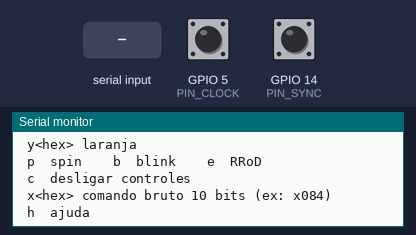
Bench run of a sketch on a simulated ESP8266 (NodeMCU). On the bench: the last lines printed to the serial monitor. The inputs (shaded band) are chosen by the test bench; at power-on: GPIO 14 (PIN_SYNC) HIGH, GPIO 5 (PIN_CLOCK) HIGH.

Above: at 3.4 s.
3.5 s: GPIO 14 (PIN_SYNC) pulled LOW for 0.15 s
At 4.8 s:
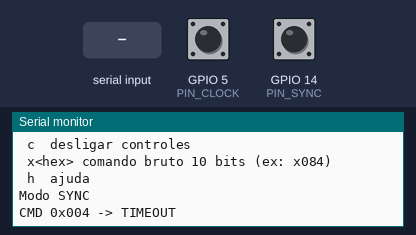
5.1 s: "y\n" received over Serial
At 5.6 s:
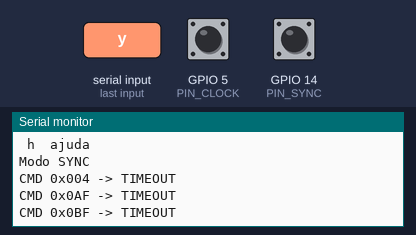
6.7 s: "p\n" received over Serial
At 6.92 s:
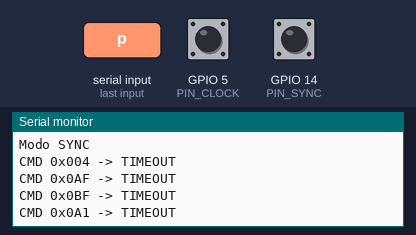
8.4 s: "e\n" received over Serial
At 10.3 s:
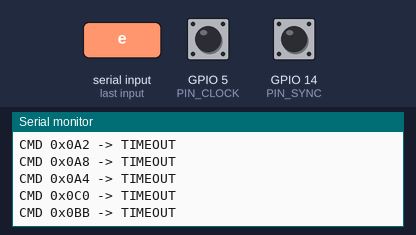
10.6 s: "r90\n" received over Serial
At 11.8 s:
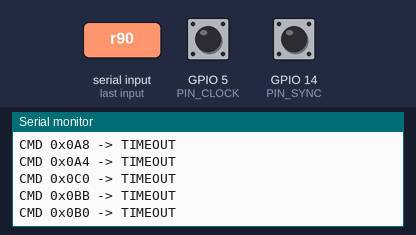
12.1 s: GPIO 14 (PIN_SYNC) pulled LOW for 3.2 s
At 16.7 s:
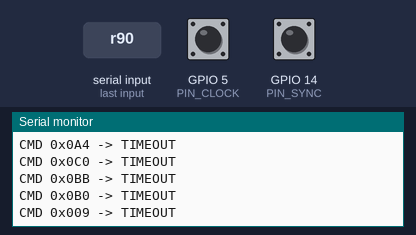
Timing chart, 0 to 17.8 s (numbered marks = the images above; inputs shaded):
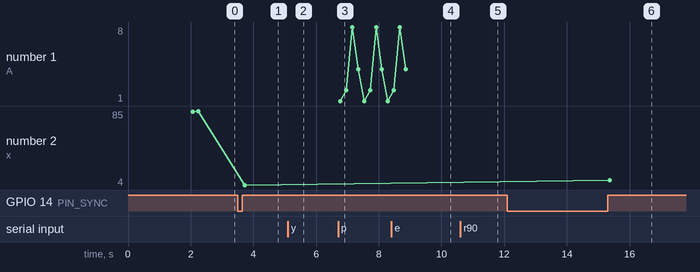

The sketch:

Xbox360_SlimRF_Receiver.ino
```cpp
/*
 * Xbox 360 RF Module (1410/1575) -> PC via USB  |  Wemos D1 Mini (ESP8266)
 * Baseado em: appliedcarbon.org, dazzaXx, AuraudZ, gr33nonline, ginokgx
 *
 * Ligacoes (do diagrama):
 *   RF Data  (rosa)    -> GPIO4  (D2)
 *   RF Clock (azul)    -> GPIO5  (D1)
 *   RF Sync  (amarelo) -> GPIO14 (D5)
 *   RF 3.3V  (laranja) -> 3.3V
 *   RF GND             -> GND
 *   RF D+/D-           -> cabo USB do PC (o ESP NAO participa do USB)
 *   VBUS do ESP        -> +5V do cabo USB
 *
 * Funcoes:
 *   - Inicializacao dos LEDs + animacao de boot
 *   - Botao Sync (fisico no modulo) -> modo de pareamento
 *   - Controle de LEDs dos quadrantes (verde/vermelho/laranja)
 *   - Efeitos (spin, blink, erro)
 *   - Comandos pela Serial (115200) para testes
 *   - Timeout no clock (evita travar o watchdog do ESP)
 */

#include <Arduino.h>

#define PIN_DATA   4    // D2
#define PIN_CLOCK  5    // D1
#define PIN_SYNC   14   // D5

#define CLK_TIMEOUT_US 20000UL

// ---------- Comandos do protocolo (10 bits) ----------
#define CMD_LED_INIT     0x084  // 0010000100 - inicializa LEDs
#define CMD_BOOT_ANIM    0x085  // 0010000101 - animacao de boot
#define CMD_SYNC         0x004  // 0000000100 - pareamento
#define CMD_LED_OFF      0x0C0  // 0011000000 - apaga LEDs
#define CMD_GREEN_BASE   0x0A0  // 00101xxxx - verde  (4 bits = quadrantes)
#define CMD_RED_BASE     0x0B0  // 00101 1xxxx - vermelho
#define CMD_CTRL_OFF     0x009  // 0000001001 - desliga controles conectados

// Quadrantes (bits): Q1=0x1 Q2=0x2 Q3=0x4 Q4=0x8
#define Q1 0x1
#define Q2 0x2
#define Q3 0x4
#define Q4 0x8
#define QALL 0xF

bool rfReady = false;
unsigned long lastSyncPress = 0;

// ---------- Baixo nível ----------
bool waitClockChange(int prev) {
  unsigned long t = micros();
  while (digitalRead(PIN_CLOCK) == prev) {
    if (micros() - t > CLK_TIMEOUT_US) return false;
    yield();
  }
  return true;
}

bool sendCmd(uint16_t cmd) {
  noInterrupts();
  pinMode(PIN_DATA, OUTPUT);
  digitalWrite(PIN_DATA, LOW);              // requisita envio
  int prev = digitalRead(PIN_CLOCK);
  bool ok = true;

  for (int i = 9; i >= 0; i--) {            // MSB primeiro
    interrupts();
    if (!waitClockChange(prev)) { ok = false; break; }
    prev = digitalRead(PIN_CLOCK);
    digitalWrite(PIN_DATA, (cmd >> i) & 1); // seta bit na borda
    if (!waitClockChange(prev)) { ok = false; break; }
    prev = digitalRead(PIN_CLOCK);
  }
  interrupts();

  digitalWrite(PIN_DATA, HIGH);
  pinMode(PIN_DATA, INPUT_PULLUP);
  delay(50);

  Serial.printf("CMD 0x%03X -> %s\n", cmd, ok ? "OK" : "TIMEOUT");
  return ok;
}

// ---------- Alto nível ----------
void ledsOff()                 { sendCmd(CMD_LED_OFF); }
void ledsGreen(uint8_t q)      { sendCmd(CMD_GREEN_BASE | (q & 0xF)); }
void ledsRed(uint8_t q)        { sendCmd(CMD_RED_BASE   | (q & 0xF)); }
void ledsOrange(uint8_t q)     { ledsGreen(q); ledsRed(q); }   // verde+vermelho
void syncMode()                { Serial.println("Modo SYNC"); sendCmd(CMD_SYNC); }
void controllersOff()          { sendCmd(CMD_CTRL_OFF); }

void initRF() {
  delay(2000);                              // modulo estabilizar
  rfReady = sendCmd(CMD_LED_INIT);
  delay(100);
  sendCmd(CMD_BOOT_ANIM);
  Serial.println(rfReady ? "RF pronto" : "RF nao respondeu (verifique clock/data)");
}

void effectSpin(uint8_t color, int turns) {           // 0=verde 1=verm 2=laranja
  const uint8_t seq[4] = {Q1, Q2, Q4, Q3};
  for (int t = 0; t < turns; t++)
    for (int i = 0; i < 4; i++) {
      if (color == 0) ledsGreen(seq[i]);
      else if (color == 1) ledsRed(seq[i]);
      else ledsOrange(seq[i]);
      delay(120);
    }
  ledsOff();
}

void effectBlink(uint8_t color, int n) {
  for (int i = 0; i < n; i++) {
    if (color == 0) ledsGreen(QALL); else if (color == 1) ledsRed(QALL); else ledsOrange(QALL);
    delay(250); ledsOff(); delay(250);
  }
}

void effectRRoD() { ledsRed(Q1 | Q2 | Q4); }          // "Red Ring" de brincadeira

// ---------- Botao Sync ----------
void handleSyncButton() {
  if (digitalRead(PIN_SYNC) == LOW && millis() - lastSyncPress > 1000) {
    delay(30);
    if (digitalRead(PIN_SYNC) == LOW) {
      lastSyncPress = millis();
      unsigned long t = millis();
      while (digitalRead(PIN_SYNC) == LOW) yield();
      if (millis() - t > 3000) controllersOff();      // segurar 3s = desliga controles
      else syncMode();
    }
  }
}

// ---------- Serial ----------
void printHelp() {
  Serial.println(F(
    "\nComandos:\n"
    " i  init LEDs + boot\n"
    " s  sync\n"
    " o  apagar LEDs\n"
    " g<hex> verde  (ex: gF, g1)\n"
    " r<hex> vermelho\n"
    " y<hex> laranja\n"
    " p  spin    b  blink    e  RRoD\n"
    " c  desligar controles\n"
    " x<hex> comando bruto 10 bits (ex: x084)\n"
    " h  ajuda"));
}

void handleSerial() {
  if (!Serial.available()) return;
  String l = Serial.readStringUntil('\n'); l.trim();
  if (!l.length()) return;
  char c = l[0];
  uint16_t v = l.length() > 1 ? strtol(l.substring(1).c_str(), NULL, 16) : QALL;
  switch (c) {
    case 'i': initRF(); break;
    case 's': syncMode(); break;
    case 'o': ledsOff(); break;
    case 'g': ledsGreen(v); break;
    case 'r': ledsRed(v); break;
    case 'y': ledsOrange(v); break;
    case 'p': effectSpin(0, 3); break;
    case 'b': effectBlink(2, 3); break;
    case 'e': effectRRoD(); break;
    case 'c': controllersOff(); break;
    case 'x': sendCmd(v & 0x3FF); break;
    default:  printHelp();
  }
}

// ---------- Setup / Loop ----------
void setup() {
  Serial.begin(115200);
  pinMode(PIN_DATA, INPUT_PULLUP);
  pinMode(PIN_CLOCK, INPUT_PULLUP);
  pinMode(PIN_SYNC, INPUT_PULLUP);
  Serial.println("\nXbox 360 RF - ESP8266");
  initRF();
  printHelp();
}

void loop() {
  handleSyncButton();
  handleSerial();
  yield();
}
```

Measured:
- after the input at 3.5 s, the serial monitor: prints a new line after 0.15 s (image 1)
- after the input at 5.1 s, the serial monitor: prints a new line after 0.07 s (image 2)
- after the input at 6.7 s, the serial monitor: prints a new line after 0.07 s (image 3)
- after the input at 8.4 s, the serial monitor: prints a new line after 0.72 s (image 4)
- after the input at 10.6 s, the serial monitor: prints a new line after 0.07 s (image 5)
- after the input at 12.1 s, the serial monitor: prints a new line after 3.3 s (image 6)
- plotted number 2: 85 → 4 after the input at 3.5 s, 4 → 9 after the input at 12.1 s
